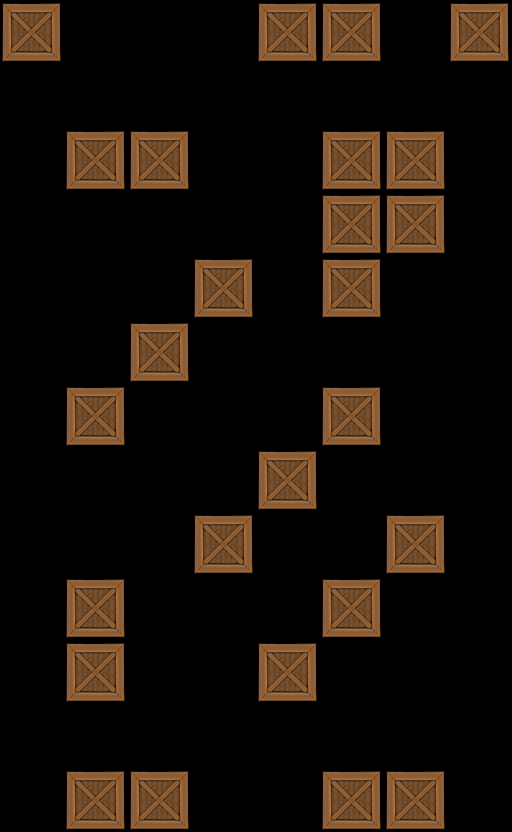

The image is a tile-based game level rendered from a .tmx file. Its description and source (layers, tilesets, objects; grid data summarised) follow:
An orthogonal 8x13 tile map with 64x64 px tiles, 1 tile layer (Tile Layer 1).

<map version="1.0" orientation="orthogonal" width="8" height="13" tilewidth="64" tileheight="64">
 <tileset firstgid="1" name="crate" tilewidth="64" tileheight="64">
  <image source="../../crate2.png" width="64" height="64" />
 </tileset>
 <layer name="Tile Layer 1" width="8" height="13">
  <data>[104 cells, 26 non-empty, 1 distinct tile ids]</data>
 </layer>
</map>
